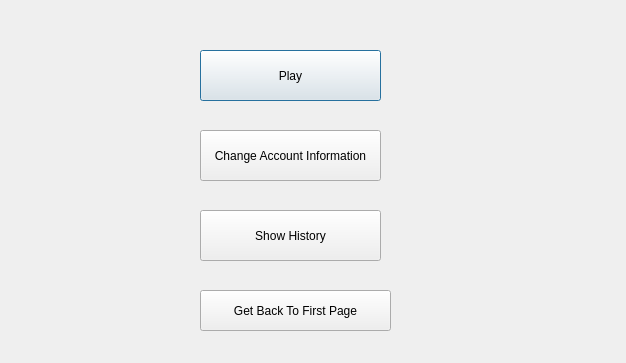
<?xml version="1.0" encoding="UTF-8"?>
<ui version="4.0">
 <class>ZombiesMenu</class>
 <widget class="QDialog" name="ZombiesMenu">
  <property name="geometry">
   <rect>
    <x>0</x>
    <y>0</y>
    <width>626</width>
    <height>363</height>
   </rect>
  </property>
  <property name="windowTitle">
   <string>Dialog</string>
  </property>
  <widget class="QPushButton" name="pushButton">
   <property name="geometry">
    <rect>
     <x>200</x>
     <y>50</y>
     <width>181</width>
     <height>51</height>
    </rect>
   </property>
   <property name="text">
    <string>Play</string>
   </property>
  </widget>
  <widget class="QPushButton" name="pushButton_2">
   <property name="geometry">
    <rect>
     <x>200</x>
     <y>130</y>
     <width>181</width>
     <height>51</height>
    </rect>
   </property>
   <property name="text">
    <string>Change Account Information</string>
   </property>
  </widget>
  <widget class="QPushButton" name="pushButton_3">
   <property name="geometry">
    <rect>
     <x>200</x>
     <y>210</y>
     <width>181</width>
     <height>51</height>
    </rect>
   </property>
   <property name="text">
    <string>Show History</string>
   </property>
  </widget>
  <widget class="QPushButton" name="pushButton_4">
   <property name="geometry">
    <rect>
     <x>200</x>
     <y>290</y>
     <width>191</width>
     <height>41</height>
    </rect>
   </property>
   <property name="text">
    <string>Get Back To First Page</string>
   </property>
  </widget>
 </widget>
 <resources/>
 <connections/>
</ui>
